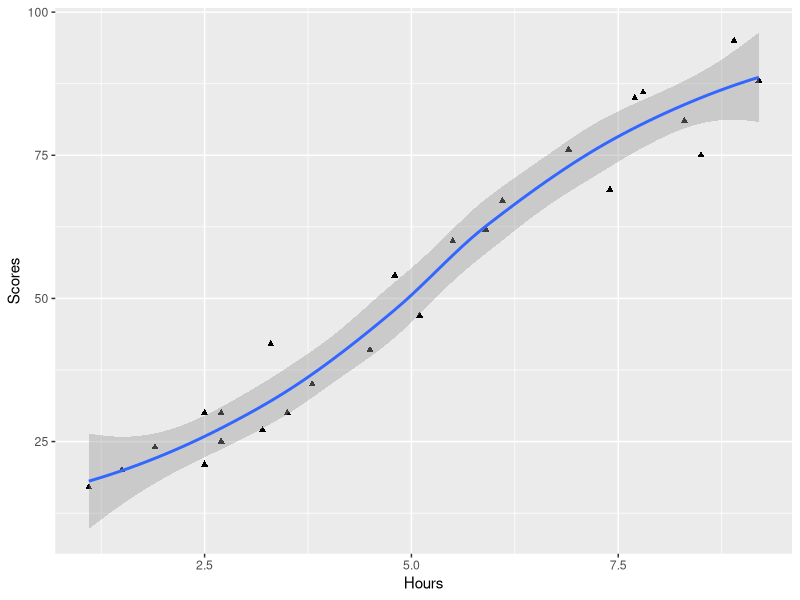
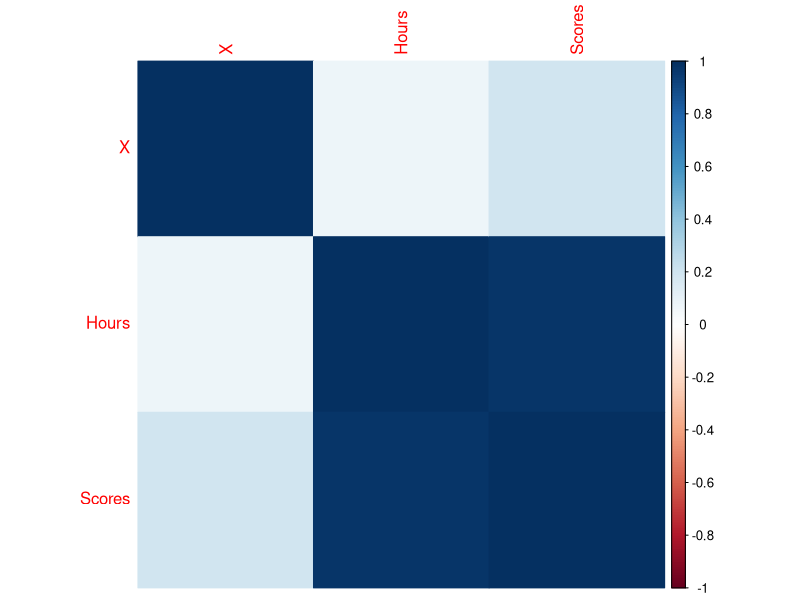
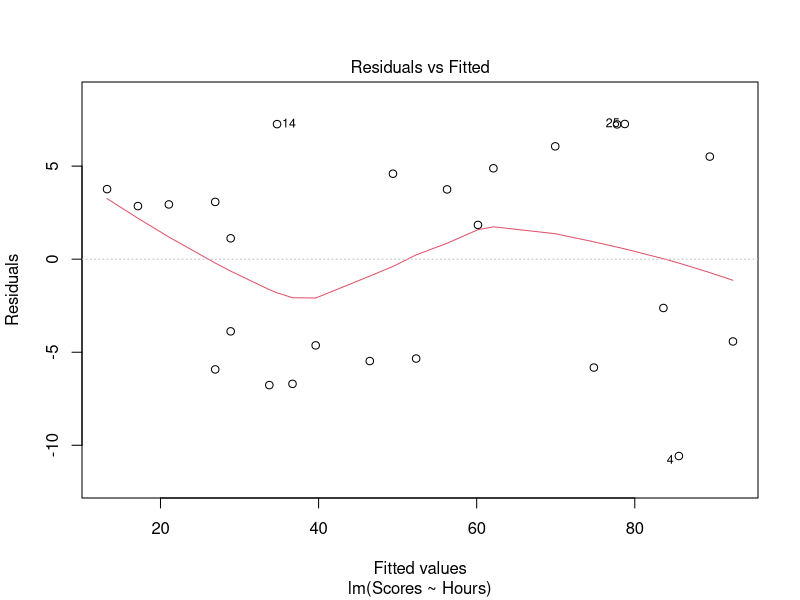
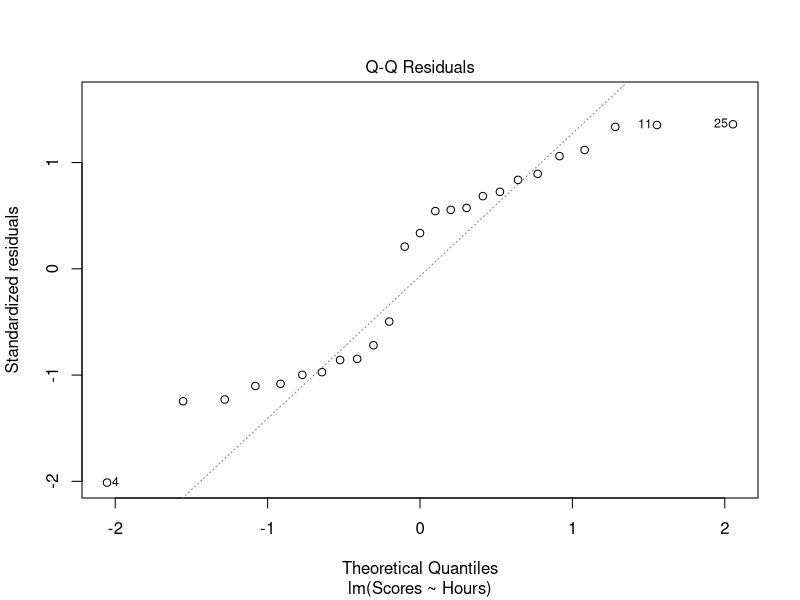
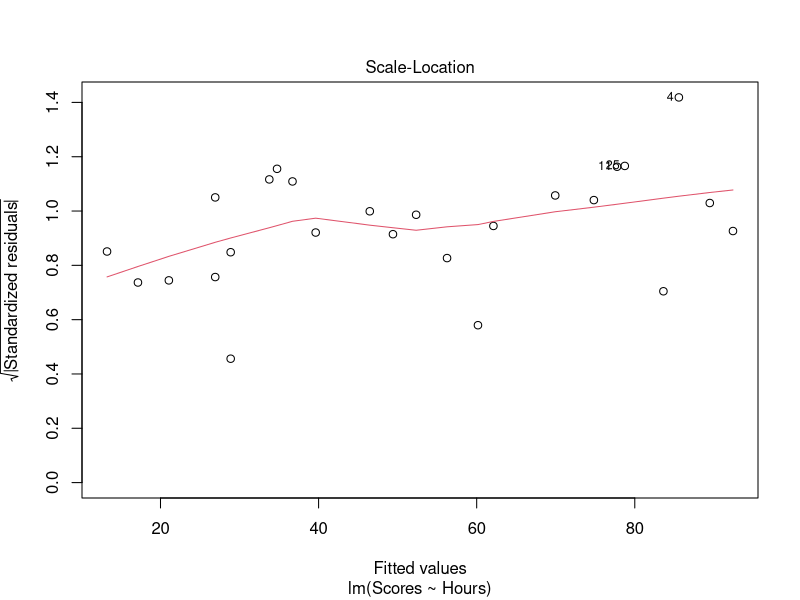
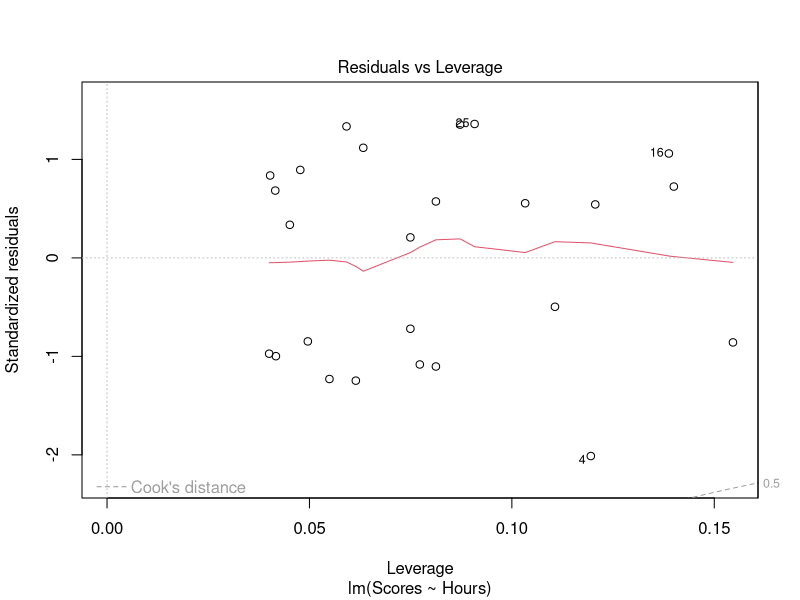

These figures' R source, in order:
df <- read.csv('data.csv')
print(head(df))

# visualizing the data
library(ggplot2)
pl <- ggplot (data=df, aes (x=Hours, y=Scores)) + geom_point(shape='triangle') + geom_smooth()
print(pl)

# finding all the numeric columns
num.col <- sapply(df,is.numeric)
print(num.col)

# finding correlations between columns
cor.col <- cor(df[,num.col])   # columns hours and scores are closely related
print(cor.col)
  # visualizing the correlation
  library(corrplot)
  corrplot(cor.col, method = 'color') # columns hours and scores are closely related

# creating model for linear regression
model <- lm(Scores~Hours, data = df)
#print(summary(model))
plot(model)

Scores.predicted <- predict(model,df)
compare <- data.frame(Scores.predicted,df$Scores)
colnames(compare) <- c("predicted", "Actual")
print(head(compare))

result1 <- as.data.frame(9.25)
colnames(result1) <- "Hours"
result <- predict(model, result1)
print (paste("Score predicted for Hours - 9.25 is:", as.vector(result)))

# Mean-square and Root-square error
mse <- mean ((compare$Actual - compare$predicted)^2)
print (paste("Mean Square Error is:", mse))
rmse <- mse^0.5
print (paste("Root-mean square error is:", rmse)) 

# R2
sse <- sum ((compare$Actual - compare$predicted)^2)
sst <- sum ((mean(df$Scores) - compare$Actual)^2)
R2 <- 1- sse/sst
print(paste("R2 is:", R2))